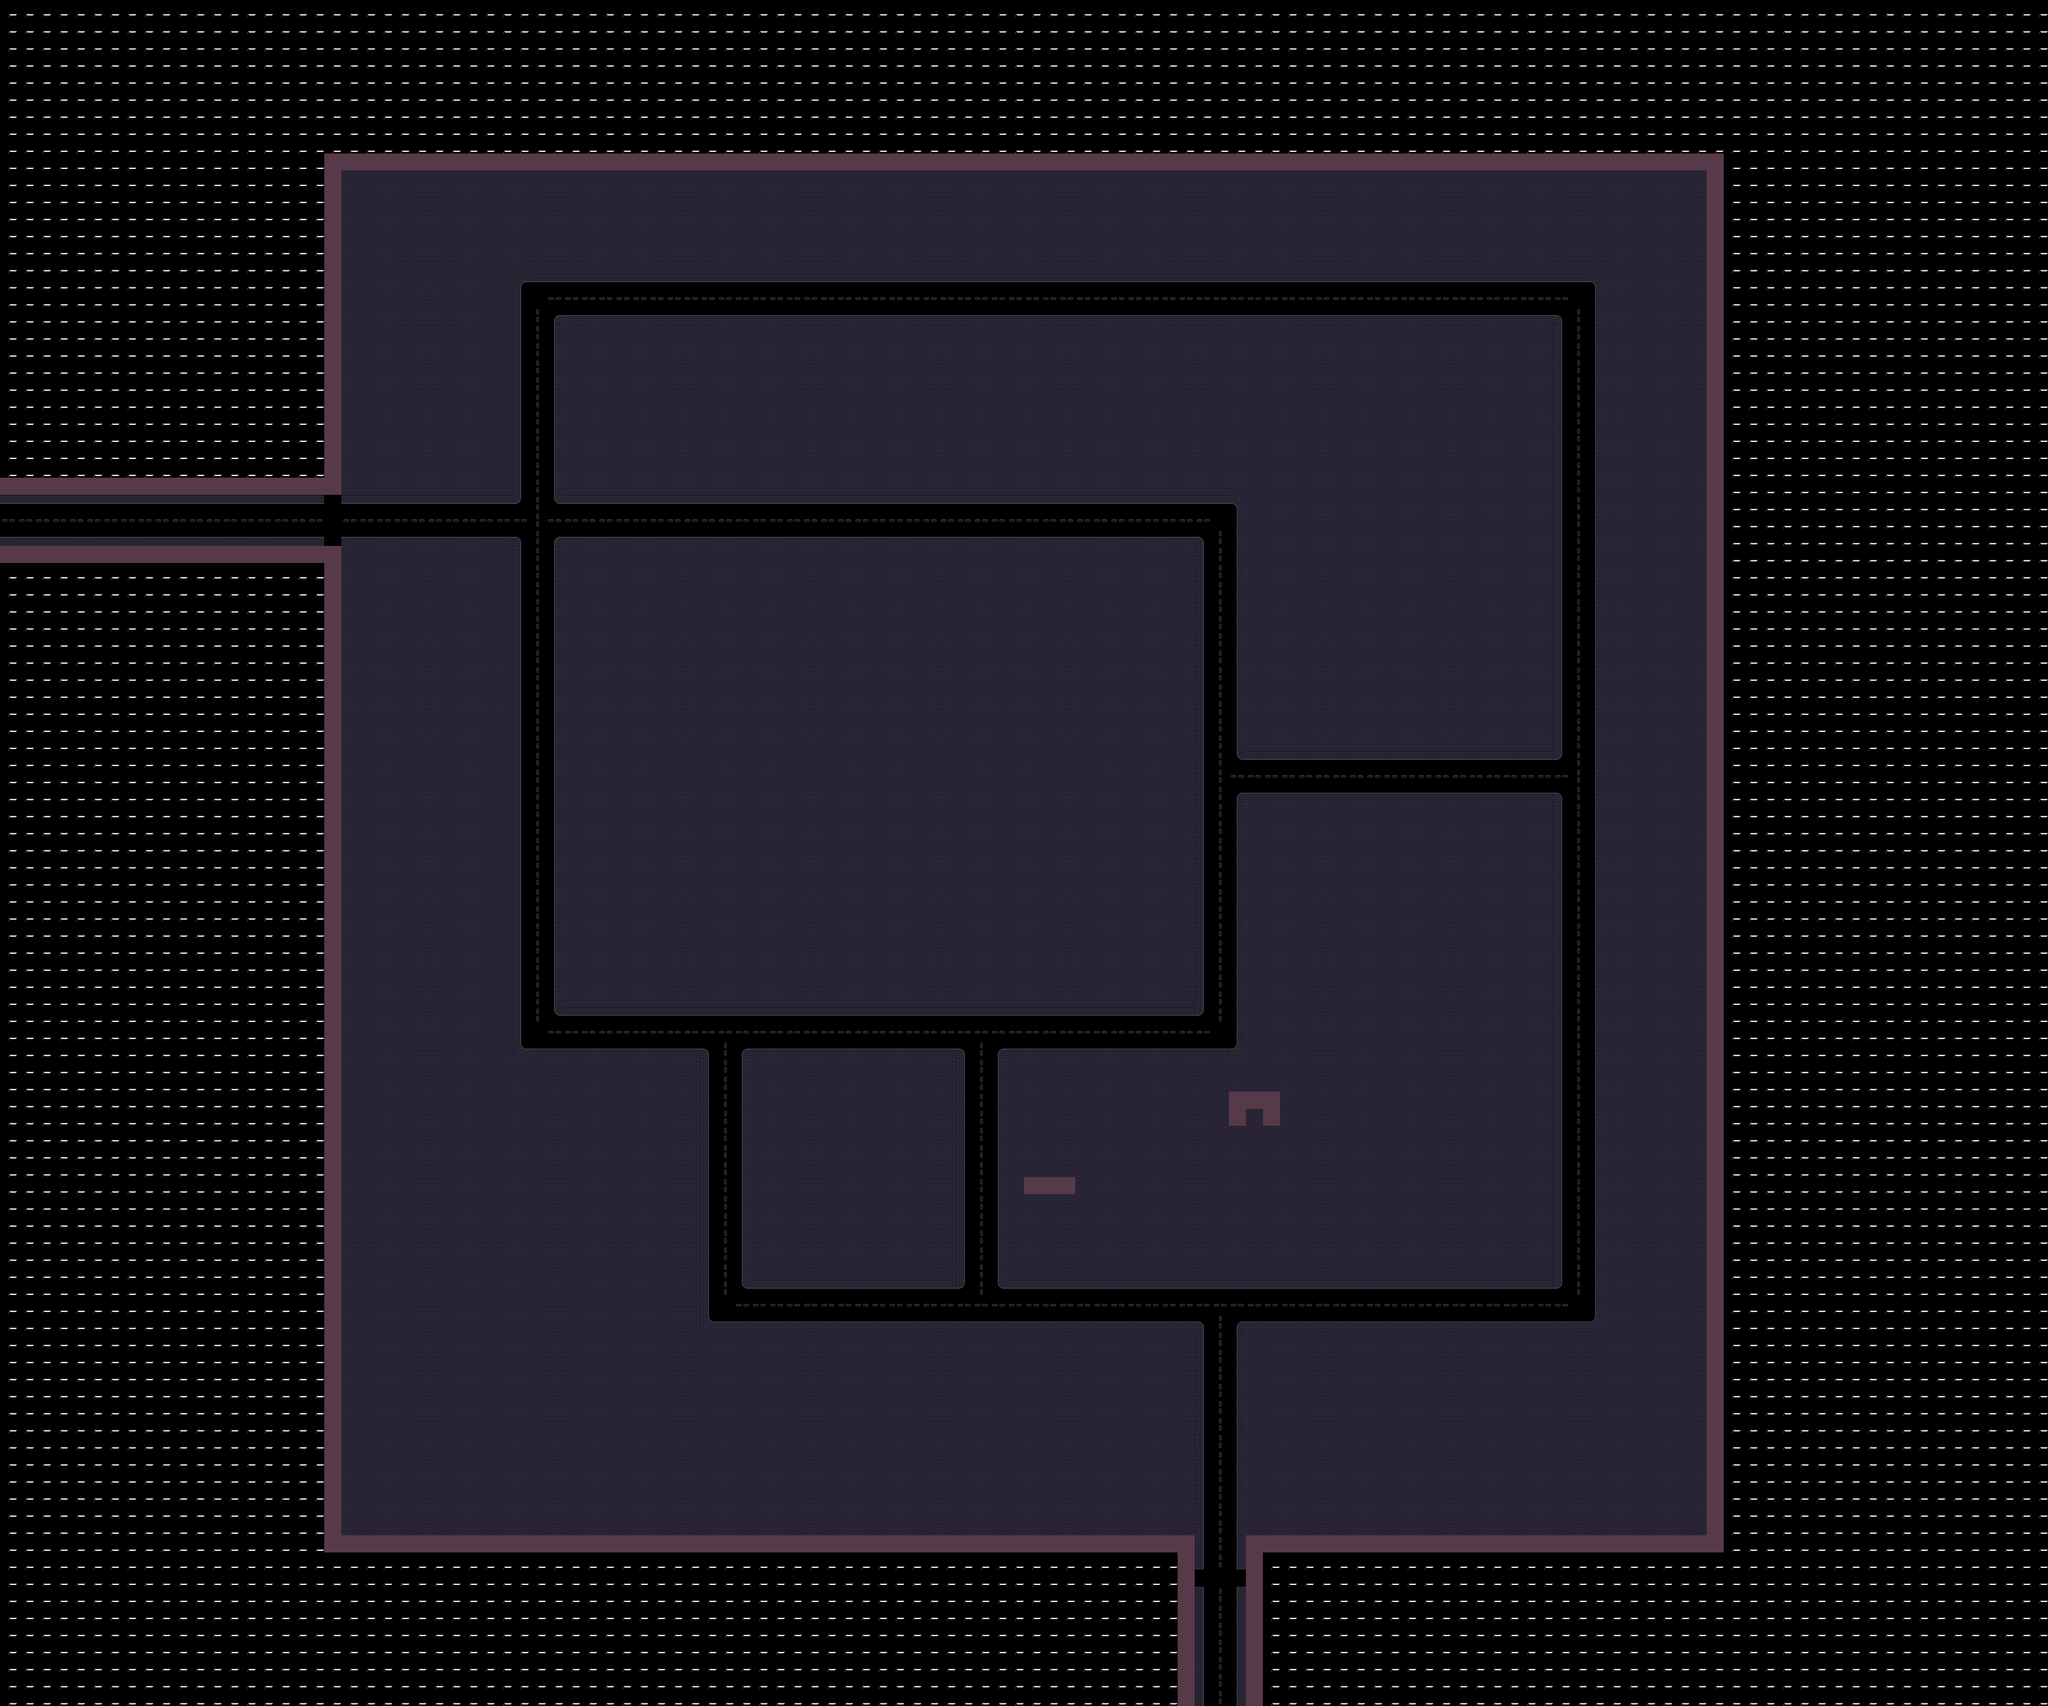

Below is a game level as drawn by its tile map, then a one-line description and the .tmx that defines it (tile-layer data replaced by summaries):
An orthogonal 120x100 tile map with 32x32 px tiles, 1 tile layer (background) and 6 objects (REFLECTION_ARENA, INSIDE, MARMOT_PIZZA, ABANDONED_TURNED_ON, SYNTH_TURNED_ON, ...).

<map version="1.10" tiledversion="1.10.2" orientation="orthogonal" renderorder="left-down" width="120" height="100" tilewidth="32" tileheight="32" infinite="0" nextlayerid="7" nextobjectid="33">
 <tileset firstgid="1" source="../tilesets/city_tileset.tsx" />
 <layer id="1" name="background" width="120" height="100">
  <data>[12000 cells, 12000 non-empty, 24 distinct tile ids]</data>
 </layer>
 <objectgroup id="3" name="doors">
  <object id="6" name="REFLECTION_ARENA" x="2240" y="2880" width="96" height="32">
   <properties>
    <property name="destination" value="REFLECTION_ARENA" />
    <property name="orientation" value="u" />
    <property name="texture" value="GLASS_DOOR" />
   </properties>
  </object>
  <object id="25" name="INSIDE" x="2352" y="2112">
   <point />
  </object>
 </objectgroup>
 <objectgroup id="5" name="buildings">
  <object id="24" name="MARMOT_PIZZA" x="2304" y="2032" width="96" height="80" />
  <object id="28" name="ABANDONED_TURNED_ON" x="2136" y="2048" width="88" height="56" />
  <object id="30" name="SYNTH_TURNED_ON" x="1920" y="2176" width="96" height="64" />
 </objectgroup>
 <objectgroup id="6" name="components">
  <object id="32" name="MARCO_LAMP" x="1928" y="2592" width="40" height="72" />
 </objectgroup>
</map>